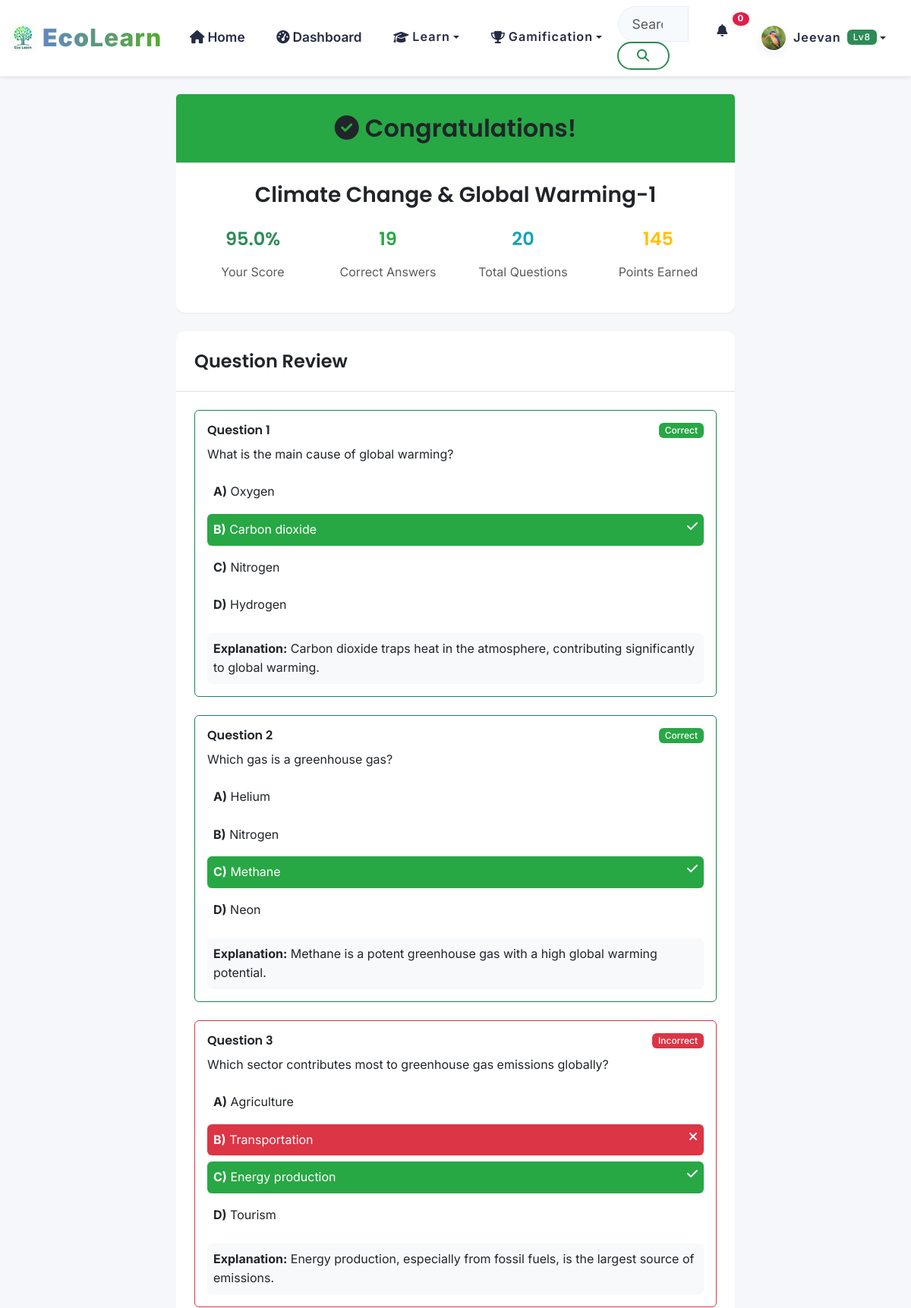
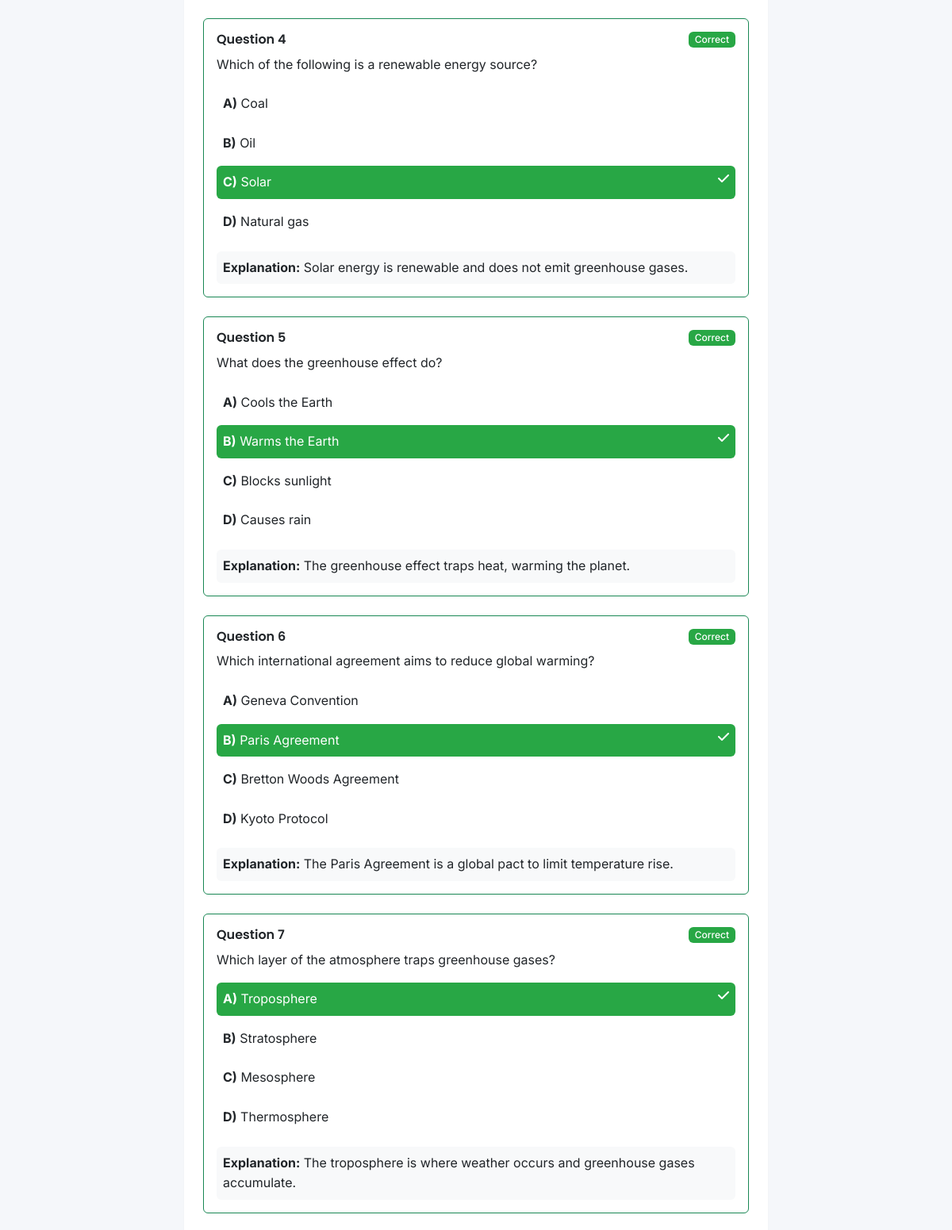
The page /assessments/attempt/53/result/ (signed in, upper part) on the database its author committed (2 pictures, top to bottom).
### apps/accounts/models.py (models this page shows, shortened)
class User(AbstractUser):
    email = models.EmailField(unique=True)
    first_name = models.CharField(max_length=30)
    last_name = models.CharField(max_length=30)
    USER_TYPES = (
        ('student', 'Student'),
        ('teacher', 'Teacher'),
        ('admin', 'Administrator'),
    )
    user_type = models.CharField(max_length=20, choices=USER_TYPES, default='student')
    institution = models.CharField(max_length=100, blank=True)
    grade_level = models.CharField(max_length=20, blank=True)
    student_id = models.CharField(max_length=100, blank=True)  # NEW
    avatar = models.ImageField(upload_to='avatars/', blank=True, null=True)
    bio = models.TextField(max_length=500, blank=True)
    date_of_birth = models.DateField(blank=True, null=True)
    phone = models.CharField(max_length=20, blank=True)  # NEW
    total_points = models.IntegerField(default=0)
    level = models.IntegerField(default=1)
    experience_points = models.IntegerField(default=0)
    last_login_streak = models.IntegerField(default=0)
    total_lessons_completed = models.IntegerField(default=0)
    total_quizzes_taken = models.IntegerField(default=0)
    preferred_language = models.CharField(max_length=10, default='en')
    notifications_enabled = models.BooleanField(default=True)
    email_notifications = models.BooleanField(default=False)
    show_on_leaderboard = models.BooleanField(default=True)
    learning_style = models.CharField(max_length=50, blank=True)
    created_at = models.DateTimeField(auto_now_add=True)
    updated_at = models.DateTimeField(auto_now=True)
    is_verified = models.BooleanField(default=False)
    USERNAME_FIELD = 'email'
    REQUIRED_FIELDS = ['username', 'first_name', 'last_name']
    class Meta:
        db_table = 'users'
        verbose_name = 'User'
        verbose_name_plural = 'Users'

### apps/assessments/models.py (models this page shows, shortened)
class Quiz(models.Model):
    QUIZ_TYPES = [
        ('knowledge', 'Knowledge Check'),
        ('assessment', 'Course Assessment'),
        ('challenge', 'Daily Challenge'),
        ('competitive', 'Competitive Quiz'),
    ]
    DIFFICULTY_LEVELS = [
        ('easy', 'Easy'),
        ('medium', 'Medium'),
        ('hard', 'Hard'),
        ('expert', 'Expert'),
    ]
    title = models.CharField(max_length=200)
    description = models.TextField()
    category = models.ForeignKey(QuizCategory, on_delete=models.CASCADE, related_name='quizzes')
    quiz_type = models.CharField(max_length=20, choices=QUIZ_TYPES)
    difficulty = models.CharField(max_length=20, choices=DIFFICULTY_LEVELS)
    bulk_questions_json = models.TextField(
        blank=True,
        null=True,
        help_text='Paste JSON to bulk add questions. Leave empty if adding questions individually.'
    )
    time_limit = models.PositiveIntegerField(blank=True, null=True)  # in minutes
    max_attempts = models.PositiveIntegerField(default=3)
    passing_score = models.PositiveIntegerField(default=70)  # percentage
    points_per_question = models.IntegerField(default=10)
    bonus_points = models.IntegerField(default=50)
    is_published = models.BooleanField(default=False)
    is_featured = models.BooleanField(default=False)
    is_scheduled = models.BooleanField(default=False)
    scheduled_start_datetime = models.DateTimeField(blank=True, null=True)
    scheduled_end_datetime = models.DateTimeField(blank=True, null=True)
    attempt_count = models.PositiveIntegerField(default=0)
    created_by = models.ForeignKey(User, on_delete=models.CASCADE, related_name='created_quizzes')
    created_at = models.DateTimeField(auto_now_add=True)
    updated_at = models.DateTimeField(auto_now=True)
    class Meta:
        db_table = 'quizzes'
        ordering = ['-created_at']
    QUIZ_STATUS_DRAFT = 'draft'
    QUIZ_STATUS_SCHEDULED = 'scheduled'
    QUIZ_STATUS_LIVE = 'live'
    QUIZ_STATUS_CLOSED = 'closed'
    QUIZ_STATUS_CHOICES = [
        (QUIZ_STATUS_DRAFT, 'Draft'),
        (QUIZ_STATUS_SCHEDULED, 'Scheduled'),
        (QUIZ_STATUS_LIVE, 'Live'),
        (QUIZ_STATUS_CLOSED, 'Closed'),
    ]

class QuizAttempt(models.Model):
    user = models.ForeignKey(User, on_delete=models.CASCADE, related_name='quiz_attempts')
    quiz = models.ForeignKey(Quiz, on_delete=models.CASCADE, related_name='attempts')
    attempt_number = models.PositiveIntegerField()
    started_at = models.DateTimeField(auto_now_add=True)
    completed_at = models.DateTimeField(blank=True, null=True)
    time_taken = models.PositiveIntegerField(blank=True, null=True)  # in seconds
    total_questions = models.PositiveIntegerField()
    correct_answers = models.PositiveIntegerField(default=0)
    score_percentage = models.FloatField(default=0.0)
    points_earned = models.IntegerField(default=0)
    is_completed = models.BooleanField(default=False)
    is_passed = models.BooleanField(default=False)
    class Meta:
        db_table = 'quiz_attempts'
        unique_together = ['user', 'quiz', 'attempt_number']
        ordering = ['-started_at']

class QuizResponse(models.Model):
    attempt = models.ForeignKey(QuizAttempt, on_delete=models.CASCADE, related_name='responses')
    question = models.ForeignKey(Question, on_delete=models.CASCADE)
    selected_answer = models.CharField(max_length=1, choices=[
        ('A', 'Option A'),
        ('B', 'Option B'),
        ('C', 'Option C'),
        ('D', 'Option D'),
    ], blank=True, null=True)
    is_correct = models.BooleanField(default=False)
    answered_at = models.DateTimeField(auto_now_add=True)
    class Meta:
        db_table = 'quiz_responses'
        unique_together = ['attempt', 'question']

class Question(models.Model):
    quiz = models.ForeignKey(Quiz, on_delete=models.CASCADE, related_name='questions')
    question_text = models.TextField()
    points = models.IntegerField(default=10)  # <<--- ADD THIS LINE
    option_a = models.CharField(max_length=500)
    option_b = models.CharField(max_length=500)
    option_c = models.CharField(max_length=500)
    option_d = models.CharField(max_length=500)
    correct_answer = models.CharField(max_length=1, choices=[
        ('A', 'Option A'),
        ('B', 'Option B'),
        ('C', 'Option C'),
        ('D', 'Option D'),
    ])
    explanation = models.TextField(blank=True, help_text="Explanation for the correct answer")
    created_at = models.DateTimeField(auto_now_add=True)
    class Meta:
        db_table = 'quiz_questions'
        ordering = ['created_at']

### apps/assessments/views.py (the view)
# urls.py: path('attempt/<int:attempt_id>/result/', quiz_result, name='quiz_result'),
@login_required
def quiz_result(request, attempt_id):
    attempt = get_object_or_404(QuizAttempt, id=attempt_id, user=request.user, is_completed=True)
    responses = attempt.responses.select_related('question').all()
    context = {
        'attempt': attempt,
        'responses': responses,
        'quiz': attempt.quiz,
    }
    return render(request, 'assessments/quiz_result.html', context)

### templates/assessments/quiz_result.html (shortened to what this page needs)
{% extends 'base.html' %}
{% load static %}
{% block content %}
<div class="container py-5">
    <div class="row">
        <div class="col-md-8 mx-auto">
            <div class="card mb-4">
                <div class="card-header {% if attempt.is_passed %}bg-success{% else %}bg-danger{% endif %} text-white text-center">
                    <h2 class="mb-0">
                        {% if attempt.is_passed %}
                            <i class="fas fa-check-circle me-2"></i>Congratulations!
                        {% else %}
                            <i class="fas fa-times-circle me-2"></i>Better Luck Next Time
                        {% endif %}
                    </h2>
                </div>
                <div class="card-body text-center">
                    <h3>{{ quiz.title }}</h3>
                    <div class="row mt-4">
                        <div class="col-md-3">
                            <h4 class="text-primary">{{ attempt.score_percentage|floatformat:1 }}%</h4>
                            <p class="text-muted">Your Score</p>
                        </div>
                        <div class="col-md-3">
                            <h4 class="text-success">{{ attempt.correct_answers }}</h4>
                            <p class="text-muted">Correct Answers</p>
                        </div>
                        <div class="col-md-3">
                            <h4 class="text-info">{{ attempt.total_questions }}</h4>
                            <p class="text-muted">Total Questions</p>
                        </div>
                        <div class="col-md-3">
                            <h4 class="text-warning">{{ attempt.points_earned }}</h4>
                            <p class="text-muted">Points Earned</p>
                        </div>
                    </div>
                </div>
            </div>
            <div class="card">
                <div class="card-header">
                    <h4 class="mb-0">Question Review</h4>
                </div>
                <div class="card-body">
                    {% for response in responses %}
                    <div class="question-review mb-4 p-3 {% if response.is_correct %}border-success{% else %}border-danger{% endif %} border rounded">
                        <div class="d-flex justify-content-between align-items-start mb-2">
                            <h6 class="mb-0">Question {{ forloop.counter }}</h6>
                            <span class="badge {% if response.is_correct %}bg-success{% else %}bg-danger{% endif %}">
                                {% if response.is_correct %}Correct{% else %}Incorrect{% endif %}
                            </span>
                        </div>
                        <p class="question-text mb-3">{{ response.question.question_text }}</p>
                        <div class="options">
                            <div class="option mb-2 p-2 rounded {% if response.question.correct_answer == 'A' %}bg-success text-white{% elif response.selected_answer == 'A' %}bg-danger text-white{% endif %}">
                                <strong>A)</strong> {{ response.question.option_a }}
                                {% if response.question.correct_answer == 'A' %}<i class="fas fa-check float-end"></i>{% endif %}
                            </div>
                            <div class="option mb-2 p-2 rounded {% if response.question.correct_answer == 'B' %}bg-success text-white{% elif response.selected_answer == 'B' %}bg-danger text-white{% endif %}">
                                <strong>B)</strong> {{ response.question.option_b }}
                                {% if response.question.correct_answer == 'B' %}<i class="fas fa-check float-end"></i>{% endif %}
                                {% if response.selected_answer == 'B' and response.question.correct_answer != 'B' %}<i class="fas fa-times float-end"></i>{% endif %}
                            </div>
                            <div class="option mb-2 p-2 rounded {% if response.question.correct_answer == 'C' %}bg-success text-white{% elif response.selected_answer == 'C' %}bg-danger text-white{% endif %}">
                                <strong>C)</strong> {{ response.question.option_c }}
                                {% if response.question.correct_answer == 'C' %}<i class="fas fa-check float-end"></i>{% endif %}
                            </div>
                            <div class="option mb-2 p-2 rounded {% if response.question.correct_answer == 'D' %}bg-success text-white{% elif response.selected_answer == 'D' %}bg-danger text-white{% endif %}">
                                <strong>D)</strong> {{ response.question.option_d }}
                            </div>
                        </div>
                        {% if response.question.explanation %}
                        <div class="explanation mt-3 p-2 bg-light rounded">
                            <strong>Explanation:</strong> {{ response.question.explanation }}
                        </div>
                        {% endif %}
                    </div>
                    {% endfor %}
                </div>
            </div>
        </div>
    </div>
</div>
{% endblock %}

### templates/components/navigation.html (shortened to what this page needs)
{% load static %}
<nav class="navbar navbar-expand-lg navbar-light bg-white shadow-sm fixed-top">
    <div class="container-fluid">
        <a class="navbar-brand d-flex align-items-center" href="{% url 'core:home' %}">
            <img src="{% static 'images/Logos.png' %}" alt="EEP Logo" class="navbar-logo me-2" style="height: 32px;">
            <span class="brand-text"><strong class="text-primary">Eco</strong><span class="text-success">Learn</span></span>
        </a>
        <div class="collapse navbar-collapse" id="navbarNav">
            <ul class="navbar-nav me-auto">
                <li class="nav-item">
                    <a class="nav-link {% if request.resolver_match.url_name == 'home' %}active{% endif %}" href="{% url 'core:home' %}">
                        <i class="fas fa-home me-1"></i>Home
                    </a>
                </li>
                {% if user.is_authenticated %}
                    {% if user.user_type != 'teacher' %}
                    <li class="nav-item">
                        <a class="nav-link {% if request.resolver_match.url_name == 'dashboard' %}active{% endif %}" href="{% url 'core:dashboard' %}">
                            <i class="fas fa-tachometer-alt me-1"></i>Dashboard
                        </a>
                    </li>
                    {% endif %}
                {% endif %}
                 {% if user.user_type != 'teacher' %}
                <li class="nav-item dropdown">
                    <button class="nav-link dropdown-toggle btn btn-link border-0 bg-transparent" type="button" data-bs-toggle="dropdown">
                        <i class="fas fa-graduation-cap me-1"></i>Learn
                    </button>
                </li>
                {% endif %}
                {% if user.is_authenticated %}
                <li class="nav-item dropdown">
                    <button class="nav-link dropdown-toggle btn btn-link border-0 bg-transparent" type="button" data-bs-toggle="dropdown">
                        <i class="fas fa-trophy me-1"></i>Gamification
                    </button>
                </li>
                {% endif %}
            </ul>
            <form class="d-flex me-3" role="search">
                <div class="input-group">
                    <input class="form-control search-input" type="search" placeholder="Search courses, topics..." aria-label="Search" id="globalSearch">
                    <button class="btn btn-outline-primary" type="submit">
                        <i class="fas fa-search"></i>
                    </button>
                </div>
            </form>
            <ul class="navbar-nav">
                {% if user.is_authenticated %}
                    <li class="nav-item dropdown">
                        <button class="nav-link notification-toggle btn btn-link border-0 bg-transparent" type="button" data-bs-toggle="dropdown">
                            <i class="fas fa-bell"></i>
                            <span class="notification-badge" id="notificationCount">0</span>
                        </button>
                    </li>
                    <li class="nav-item dropdown">
                        <button class="nav-link dropdown-toggle user-menu btn btn-link border-0 bg-transparent" type="button" data-bs-toggle="dropdown">
                            <img src="{% if user.avatar %}{{ user.avatar.url }}{% else %}{% static 'images/avatars/default.png' %}{% endif %}" alt="Profile" class="user-avatar me-2">
                            <span class="user-name">{{ user.first_name }}</span>
                            <span class="user-level badge bg-primary ms-2">Lv{{ user_level }}</span>
                        </button>
                    </li>
                {% endif %}
            </ul>
        </div>
    </div>
</nav>

### rows shown on the page
User: avatar (picture), first_name "Jeevan"
Quiz: title "Climate Change & Global Warming-1"
QuizAttempt: score_percentage "95.0", correct_answers "19", total_questions "20", points_earned "145"
QuizResponse: is_correct "Correct", question.question_text "What is the main cause of global warming?", question.option_a "Oxygen", question.option_b "Carbon dioxide", question.option_c "Nitrogen", question.option_d "Hydrogen", question.explanation "Carbon dioxide traps heat in the atmosphere, contributing significantly to global warming."
QuizResponse: is_correct "Correct", question.question_text "Which gas is a greenhouse gas?", question.option_a "Helium", question.option_b "Nitrogen", question.option_c "Methane", question.option_d "Neon", question.explanation "Methane is a potent greenhouse gas with a high global warming potential."
QuizResponse: is_correct "Incorrect", question.question_text "Which sector contributes most to greenhouse gas emissions globally?", question.option_a "Agriculture", question.option_b "Transportation", selected_answer "B" (drawn), question.option_c "Energy production", question.option_d "Tourism", question.explanation "Energy production, especially from fossil fuels, is the largest source of emissions."
QuizResponse: is_correct "Correct", question.question_text "Which of the following is a renewable energy source?", question.option_a "Coal", question.option_b "Oil", question.option_c "Solar", question.option_d "Natural gas", question.explanation "Solar energy is renewable and does not emit greenhouse gases."
QuizResponse: is_correct "Correct", question.question_text "What does the greenhouse effect do?", question.option_a "Cools the Earth", question.option_b "Warms the Earth", question.option_c "Blocks sunlight", question.option_d "Causes rain", question.explanation "The greenhouse effect traps heat, warming the planet."
QuizResponse: is_correct "Correct", question.question_text "Which international agreement aims to reduce global warming?", question.option_a "Geneva Convention", question.option_b "Paris Agreement", question.option_c "Bretton Woods Agreement", question.option_d "Kyoto Protocol", question.explanation "The Paris Agreement is a global pact to limit temperature rise."
QuizResponse: is_correct "Correct", question.question_text "Which layer of the atmosphere traps greenhouse gases?", question.option_a "Troposphere", question.option_b "Stratosphere", question.option_c "Mesosphere", question.option_d "Thermosphere", question.explanation "The troposphere is where weather occurs and greenhouse gases accumulate."

### other values the page prints
{{ user_level }} "8"
